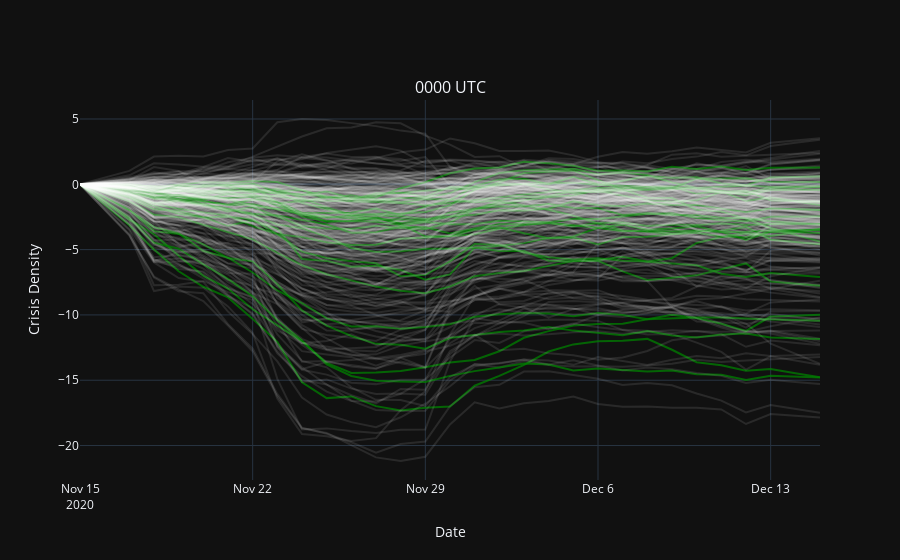

Here is the notebook cell this chart was saved with:
### Code cell
fig = make_subplots(rows=1, cols=1, subplot_titles = ("0000 UTC", "0800 UTC", "1600 UTC"))
i = 0
added_clusters = []
for key in df_dict.keys():
    if key in dict_keys:
        df = df_dict[key]
        df['0000'] = df['0000'].astype(float)
        df['0800'] = df['0800'].astype(float)
        df['1600'] = df['1600'].astype(float)
        dates = df['dates']


        c_0 = df['0000'].to_list()
        c_8 = df['0800'].to_list()
        c_16 = df['1600'].to_list()

        j = 0
        if clusters[key] not in added_clusters:
            added_clusters.append(clusters[key])
            for c in [c_0]:
                result_mul = seasonal_decompose(c,
                                     period=7,
                                     model = 'multiplicative',
                                     extrapolate_trend='freq')

                s  = result_mul.seasonal
                t  = result_mul.trend
                t  = np.array(result_mul.trend)
                t = t - t[0]
                fig.add_trace(go.Scatter(x = dates, y = t, mode = 'lines',  customdata = df_geo['ids'],line = dict(color = 'green'),opacity = 0.75, showlegend = False),row = 1, col = 1)
                i = i + 1
                j = j + 1
        else:
            j = 0
            for c in [c_0, c_8, c_16]:
                result_mul = seasonal_decompose(c,
                                     period=7,
                                     model = 'multiplicative',
                                     extrapolate_trend='freq')

                s  = result_mul.seasonal
                t  = result_mul.trend
                t  = np.array(result_mul.trend)
                t = t - t[0]
                fig.add_trace(go.Scatter(x = dates, y = t, mode = 'lines',  customdata = df_geo['ids'], line = dict(color = 'white'),opacity = 0.1, showlegend = False),row = 1, col = 1)
                i = i + 1
                j = j + 1


fig.update_layout(template = 'plotly_dark')
fig.update_xaxes(title_text="Date", row=1, col=1)
fig.update_xaxes(title_text="Date", row=2, col=1)
fig.update_xaxes(title_text="Date", row=3, col=1)
fig.update_yaxes(title_text="Crisis Density", row=1, col=1)
fig.update_yaxes(title_text="Crisis Density", row=2, col=1)
fig.update_yaxes(title_text="Crisis Density", row=3, col=1)
fig.show()
